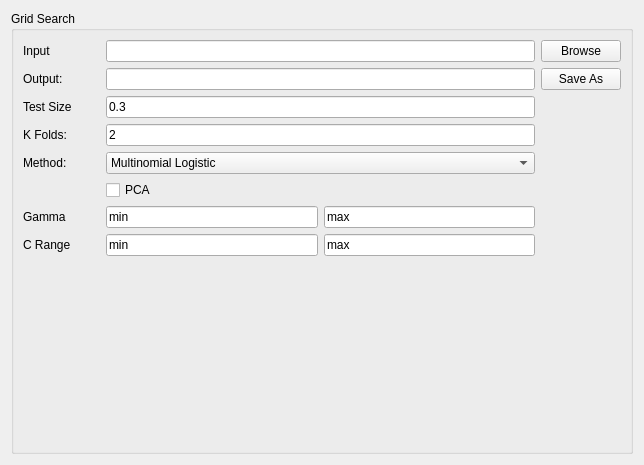
<?xml version="1.0" encoding="UTF-8"?>
<ui version="4.0">
 <class>Form</class>
 <widget class="QWidget" name="Form">
  <property name="geometry">
   <rect>
    <x>0</x>
    <y>0</y>
    <width>644</width>
    <height>465</height>
   </rect>
  </property>
  <property name="windowTitle">
   <string>Form</string>
  </property>
  <layout class="QHBoxLayout" name="horizontalLayout">
   <item>
    <widget class="QGroupBox" name="groupBox">
     <property name="title">
      <string>Grid Search</string>
     </property>
     <layout class="QGridLayout" name="gridLayout" columnstretch="0,2,2,0">
      <item row="2" column="0">
       <widget class="QLabel" name="label_8">
        <property name="text">
         <string>Test Size</string>
        </property>
       </widget>
      </item>
      <item row="9" column="1">
       <widget class="QLineEdit" name="lineEdit">
        <property name="text">
         <string>min</string>
        </property>
       </widget>
      </item>
      <item row="9" column="2">
       <widget class="QLineEdit" name="lineEdit_6">
        <property name="text">
         <string>max</string>
        </property>
       </widget>
      </item>
      <item row="1" column="3">
       <widget class="QPushButton" name="pushButton_2">
        <property name="text">
         <string>Save As</string>
        </property>
       </widget>
      </item>
      <item row="0" column="1" colspan="2">
       <widget class="QLineEdit" name="lineEdit_3"/>
      </item>
      <item row="10" column="2">
       <widget class="QLineEdit" name="lineEdit_5">
        <property name="text">
         <string>max</string>
        </property>
       </widget>
      </item>
      <item row="0" column="3">
       <widget class="QPushButton" name="pushButton">
        <property name="text">
         <string>Browse</string>
        </property>
       </widget>
      </item>
      <item row="10" column="0">
       <widget class="QLabel" name="label">
        <property name="text">
         <string>C Range</string>
        </property>
       </widget>
      </item>
      <item row="11" column="0">
       <widget class="QLabel" name="label_5">
        <property name="text">
         <string/>
        </property>
       </widget>
      </item>
      <item row="1" column="0">
       <widget class="QLabel" name="label_4">
        <property name="text">
         <string>Output:</string>
        </property>
       </widget>
      </item>
      <item row="0" column="0">
       <widget class="QLabel" name="label_2">
        <property name="text">
         <string>Input</string>
        </property>
       </widget>
      </item>
      <item row="5" column="1" colspan="2">
       <widget class="QComboBox" name="comboBox">
        <item>
         <property name="text">
          <string>Multinomial Logistic</string>
         </property>
        </item>
        <item>
         <property name="text">
          <string>SVM RBF</string>
         </property>
        </item>
        <item>
         <property name="text">
          <string>SVM Linear</string>
         </property>
        </item>
        <item>
         <property name="text">
          <string>SVM Poly</string>
         </property>
        </item>
        <item>
         <property name="text">
          <string>Random Forest</string>
         </property>
        </item>
        <item>
         <property name="text">
          <string>Gausian Mixture Model</string>
         </property>
        </item>
        <item>
         <property name="text">
          <string>KNN</string>
         </property>
        </item>
       </widget>
      </item>
      <item row="10" column="1">
       <widget class="QLineEdit" name="lineEdit_2">
        <property name="text">
         <string>min</string>
        </property>
       </widget>
      </item>
      <item row="9" column="0">
       <widget class="QLabel" name="label_3">
        <property name="text">
         <string>Gamma</string>
        </property>
       </widget>
      </item>
      <item row="5" column="0">
       <widget class="QLabel" name="label_6">
        <property name="text">
         <string>Method:          </string>
        </property>
       </widget>
      </item>
      <item row="1" column="1" colspan="2">
       <widget class="QLineEdit" name="lineEdit_4"/>
      </item>
      <item row="7" column="1">
       <widget class="QCheckBox" name="checkBox">
        <property name="text">
         <string>PCA               </string>
        </property>
       </widget>
      </item>
      <item row="7" column="2">
       <widget class="QLabel" name="label_7">
        <property name="text">
         <string/>
        </property>
       </widget>
      </item>
      <item row="2" column="1" colspan="2">
       <widget class="QLineEdit" name="lineEdit_7">
        <property name="text">
         <string>0.3</string>
        </property>
       </widget>
      </item>
      <item row="3" column="1" colspan="2">
       <widget class="QLineEdit" name="lineEdit_8">
        <property name="text">
         <string>2</string>
        </property>
       </widget>
      </item>
      <item row="3" column="0">
       <widget class="QLabel" name="label_9">
        <property name="text">
         <string>K Folds:</string>
        </property>
       </widget>
      </item>
     </layout>
    </widget>
   </item>
  </layout>
 </widget>
 <resources/>
 <connections/>
</ui>
